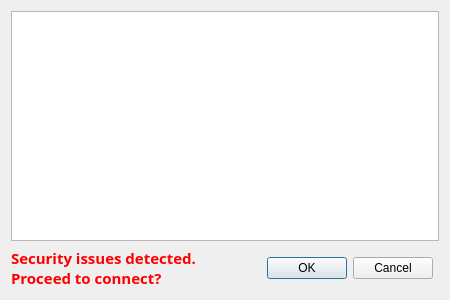
<?xml version="1.0" encoding="UTF-8"?>
<ui version="4.0">
 <class>DialogSslErrors</class>
 <widget class="QDialog" name="DialogSslErrors">
  <property name="geometry">
   <rect>
    <x>0</x>
    <y>0</y>
    <width>450</width>
    <height>300</height>
   </rect>
  </property>
  <property name="minimumSize">
   <size>
    <width>450</width>
    <height>300</height>
   </size>
  </property>
  <property name="windowTitle">
   <string>Dialog</string>
  </property>
  <layout class="QGridLayout" name="gridLayout">
   <item row="0" column="0" colspan="2">
    <widget class="QListWidget" name="listWidget"/>
   </item>
   <item row="1" column="0" rowspan="3" colspan="2">
    <widget class="QLabel" name="label">
     <property name="font">
      <font>
       <family>Sans Serif</family>
       <pointsize>11</pointsize>
       <weight>75</weight>
       <bold>true</bold>
      </font>
     </property>
     <property name="text">
      <string>&lt;html&gt;&lt;head/&gt;&lt;body&gt;&lt;p&gt;&lt;span style=&quot; color:#ff0000;&quot;&gt;Security issues detected.&lt;br/&gt;Proceed to connect?&lt;/span&gt;&lt;/p&gt;&lt;/body&gt;&lt;/html&gt;</string>
     </property>
     <property name="scaledContents">
      <bool>false</bool>
     </property>
    </widget>
   </item>
   <item row="2" column="0">
    <widget class="QDialogButtonBox" name="buttonBox">
     <property name="orientation">
      <enum>Qt::Horizontal</enum>
     </property>
     <property name="standardButtons">
      <set>QDialogButtonBox::Cancel|QDialogButtonBox::Ok</set>
     </property>
    </widget>
   </item>
  </layout>
 </widget>
 <resources/>
 <connections>
  <connection>
   <sender>buttonBox</sender>
   <signal>accepted()</signal>
   <receiver>DialogSslErrors</receiver>
   <slot>accept()</slot>
   <hints>
    <hint type="sourcelabel">
     <x>248</x>
     <y>254</y>
    </hint>
    <hint type="destinationlabel">
     <x>157</x>
     <y>274</y>
    </hint>
   </hints>
  </connection>
  <connection>
   <sender>buttonBox</sender>
   <signal>rejected()</signal>
   <receiver>DialogSslErrors</receiver>
   <slot>reject()</slot>
   <hints>
    <hint type="sourcelabel">
     <x>316</x>
     <y>260</y>
    </hint>
    <hint type="destinationlabel">
     <x>286</x>
     <y>274</y>
    </hint>
   </hints>
  </connection>
 </connections>
</ui>
